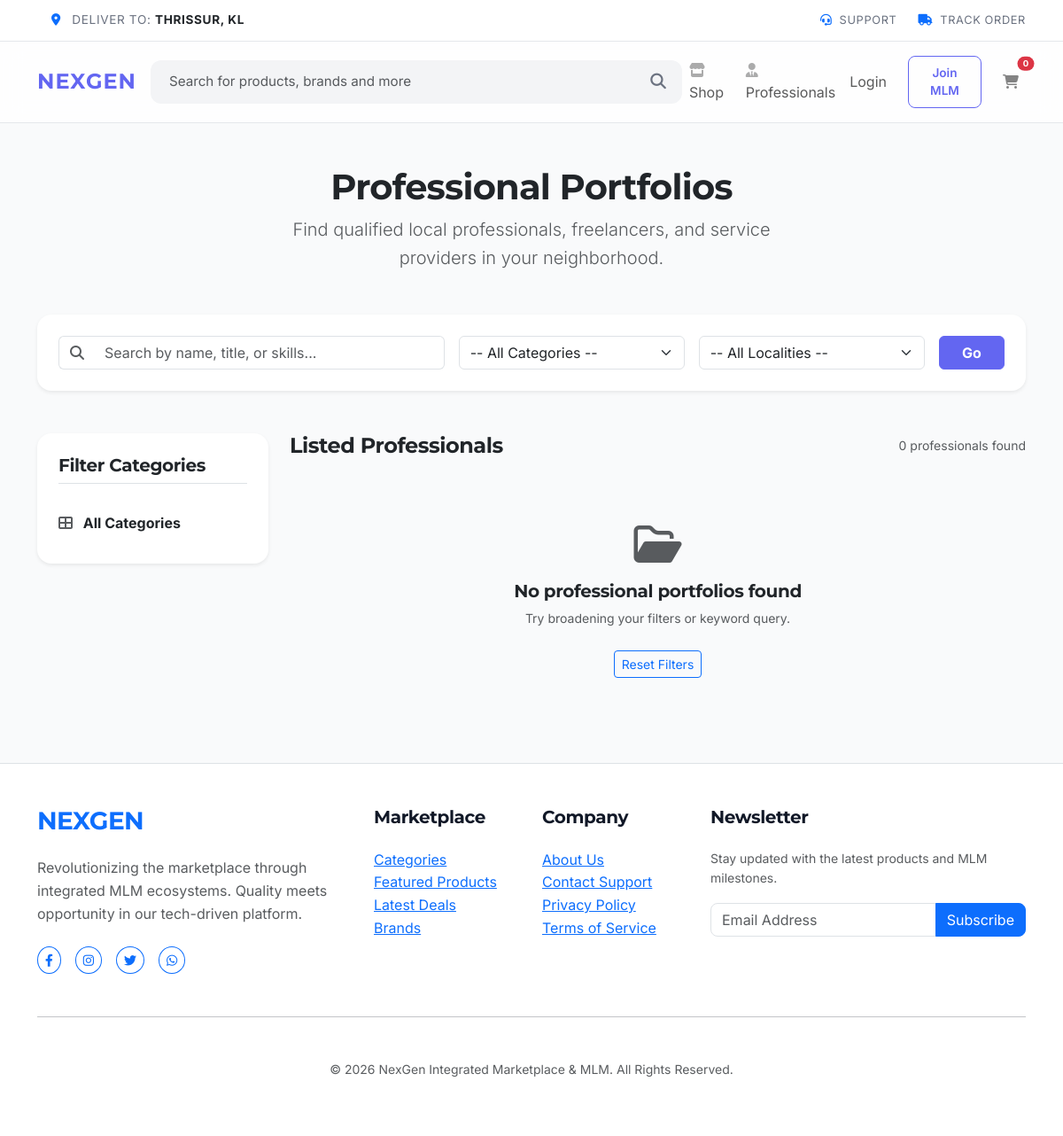
/portfolios.php, run on an earlier commit of the app's database.
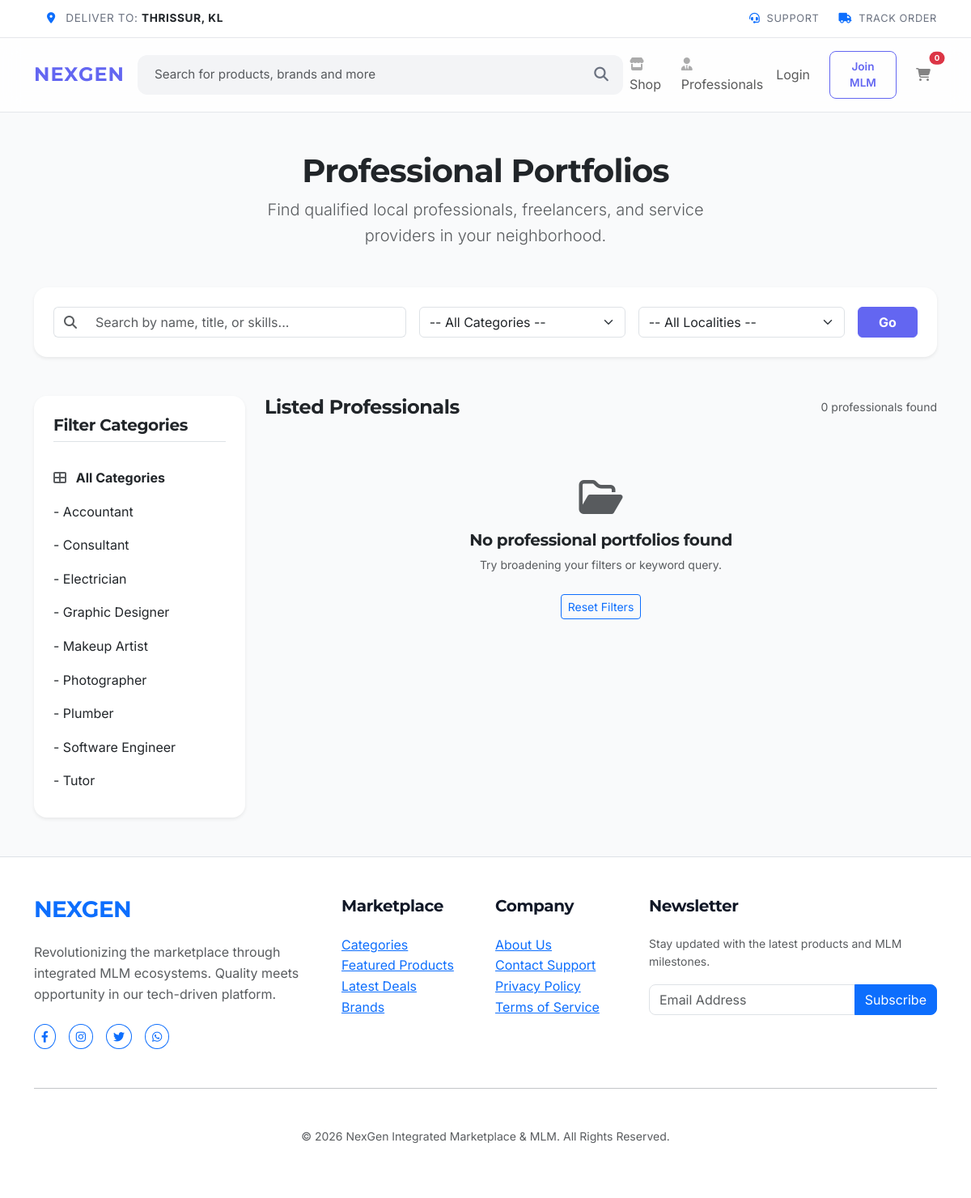
And on a later commit of the database.
### tables this page shows
CREATE TABLE professional_categories (
    id INTEGER PRIMARY KEY AUTOINCREMENT,
    name TEXT NOT NULL UNIQUE
);

### includes/config.php (called while the page is built, shortened)
<?php
function e($text) {
    return htmlspecialchars($text ?? '', ENT_QUOTES, 'UTF-8');
}
?>

### portfolios.php (the view, shortened to what the rows shown need)
<?php
require_once 'includes/config.php';
$search = $_GET['search'] ?? '';
$category_id = (int)($_GET['cat_id'] ?? 0);
$locality = $_GET['locality'] ?? '';
$categories = $pdo->query("SELECT * FROM professional_categories ORDER BY name ASC")->fetchAll();
include 'includes/header.php';
?>
<div class="container my-5">
    <div class="text-center mb-5">
        <h1 class="fw-extrabold text-dark mb-2">Professional Portfolios</h1>
    </div>
    <div class="row g-4">
        <div class="col-lg-3 d-none d-lg-block">
            <div class="glass-card p-4 sticky-top bg-white shadow-sm border-0" style="top: 100px;">
                <div class="list-group list-group-flush bg-transparent">
                    <a href="portfolios.php" class="list-group-item list-group-item-action border-0 px-0 py-2 text-dark <?php echo $category_id === 0 ? 'fw-bold text-primary' : ''; ?>">
                        <i class="fas fa-th-large me-2 text-muted"></i> All Categories
                    </a>
                    <?php foreach ($categories as $cat): ?>
                        <a href="portfolios.php?cat_id=<?php echo $cat['id']; ?>&locality=<?php echo urlencode($locality); ?>&search=<?php echo urlencode($search); ?>" class="list-group-item list-group-item-action border-0 px-0 py-2 text-dark <?php echo $category_id == $cat['id'] ? 'fw-bold text-primary' : ''; ?>">
                            - <?php echo e($cat['name']); ?>
                        </a>
                    <?php endforeach; ?>
                </div>
            </div>
        </div>
    </div>
</div>
<?php include 'includes/footer.php'; ?>

What changed in the data, as far as the page shows it:
added professional_categories: name "Accountant"
added professional_categories: name "Consultant"
added professional_categories: name "Electrician"
added professional_categories: name "Graphic Designer"
added professional_categories: name "Makeup Artist"
added professional_categories: name "Photographer"
added professional_categories: name "Plumber"
added professional_categories: name "Software Engineer"
added professional_categories: name "Tutor"
